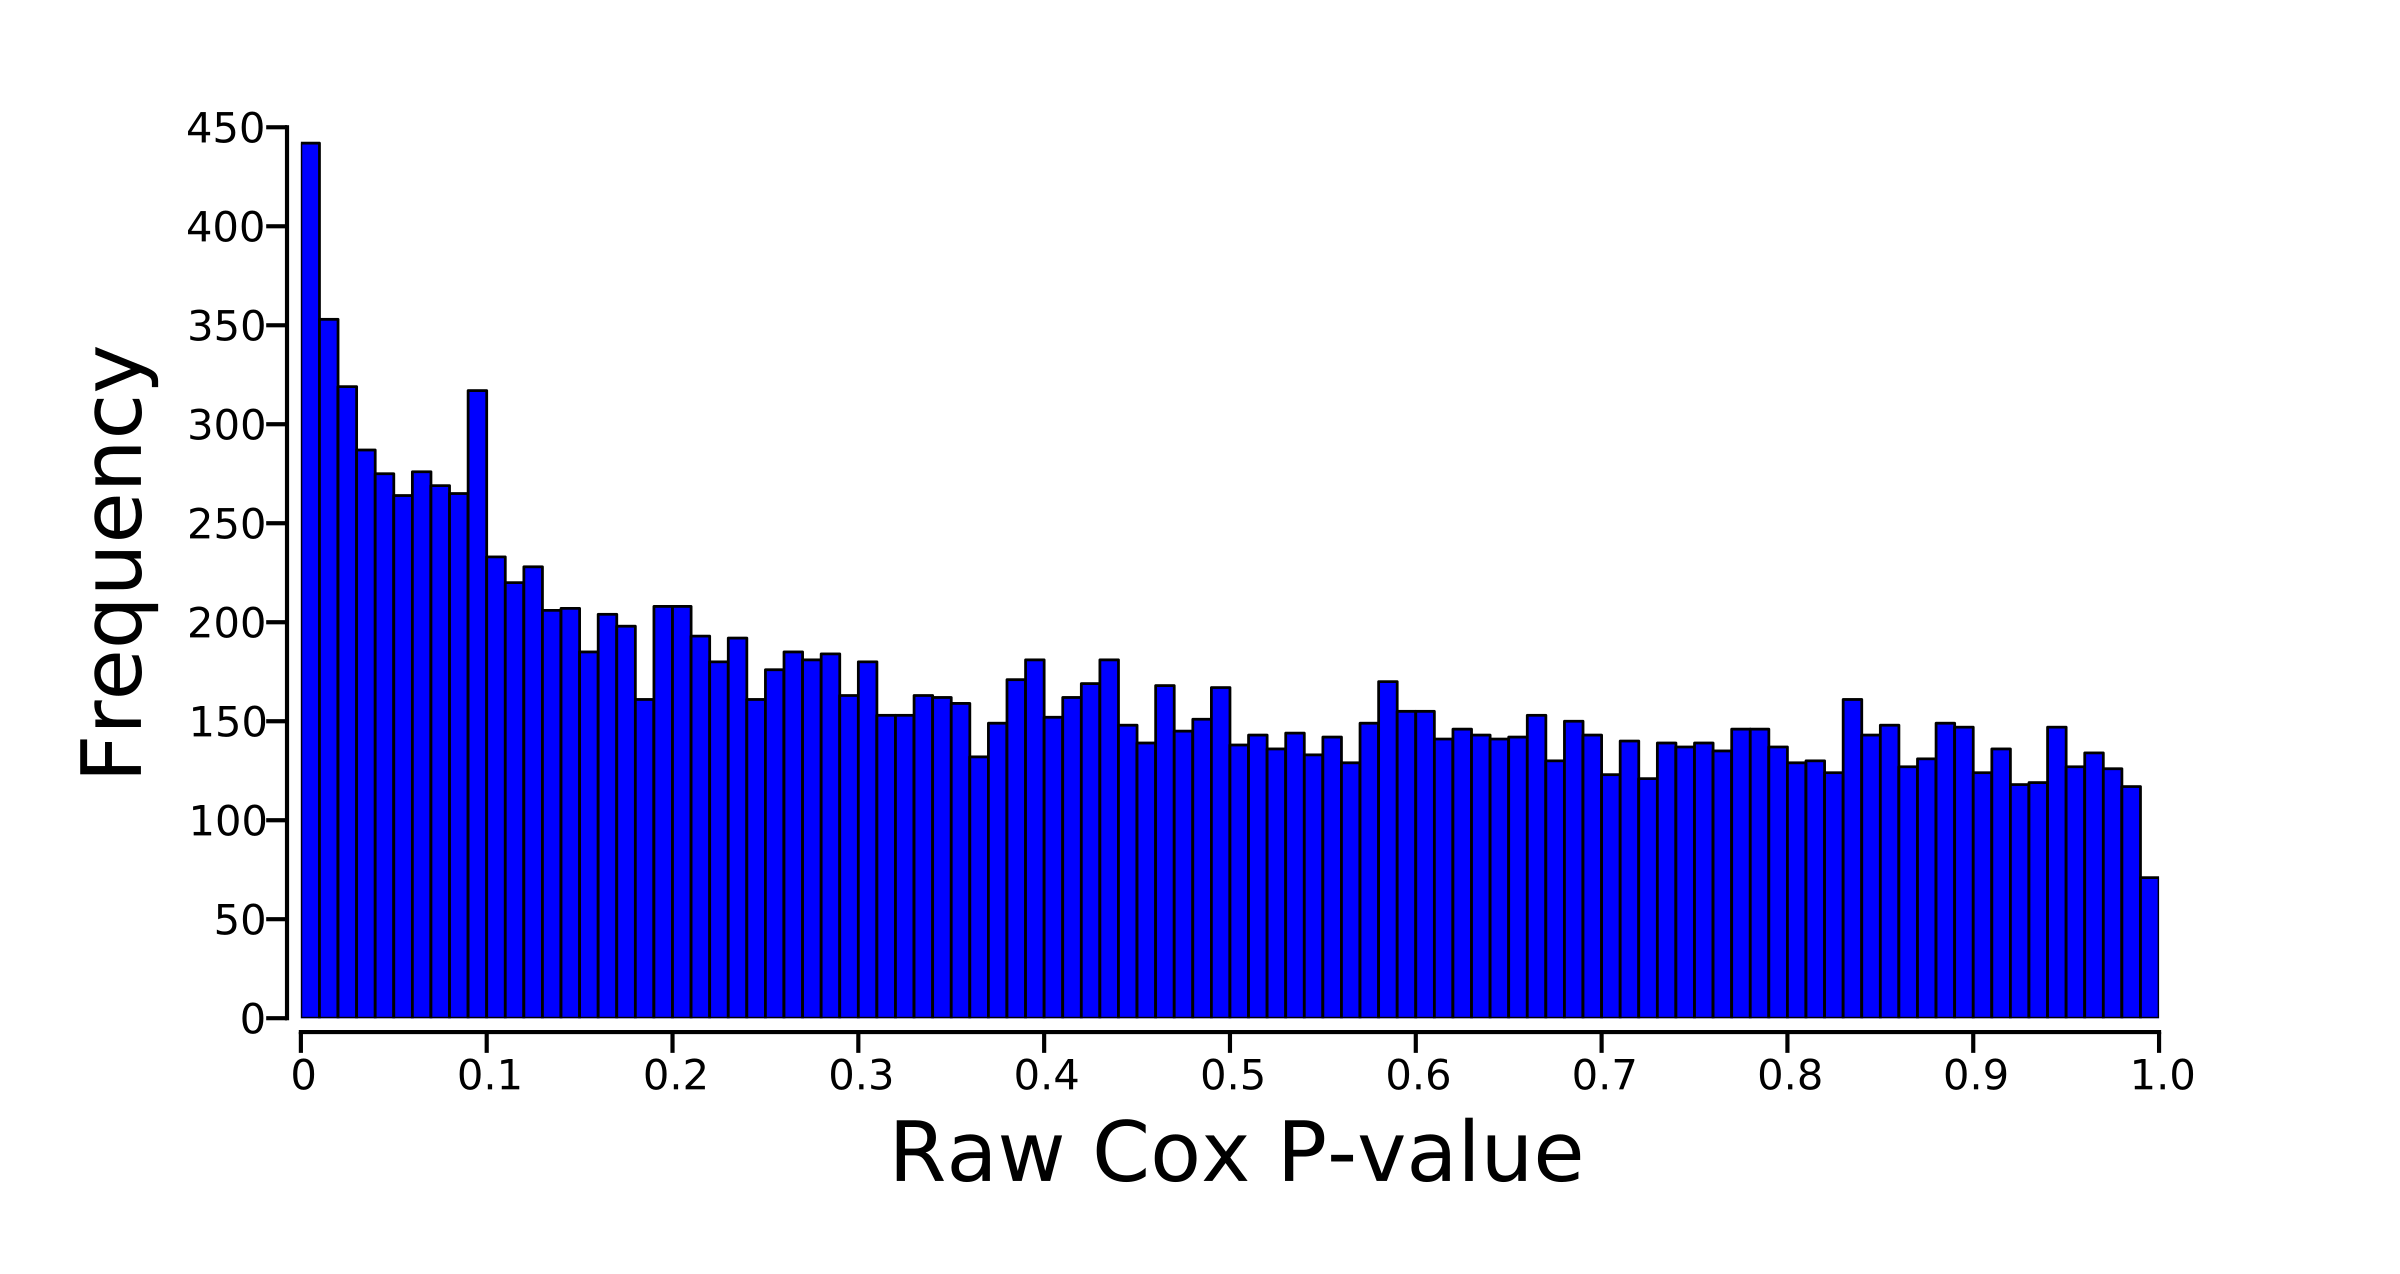

This figure's Python source:
##script for creating a histogram

## Load necessary modules
import pylab as plt
import numpy as np
import os
BASE_DIR = os.path.dirname(os.path.dirname(os.path.dirname(os.path.dirname(os.path.abspath(__file__)))))
f=open(os.path.join(BASE_DIR,'cox_regression','LUSC','coeffs_normalized_pvalues_adjusted.txt'))
data=[i.strip().split() for i in f]
ids,coeffs,normalized,pvalues,adjusted=zip(*data)

pvalues=map(float,pvalues)

##decide how man bins, 100 is the maximum possible due to only having two sig figs
number=100.0

counts={}

##use a dictionary to populate the bins
for i in range(int(number)):
    for j in pvalues:
        if i/number<j<=(i+1)/number:
            counts[i]=counts.get(i,0)+1

##convert the dictionary to a list
mylist=zip(counts.keys(),counts.values())

##sort the list so that the bins are in order
mylist.sort()



##plot the data with pylab
fig = plt.figure()
ax = fig.add_subplot(111)
fig.subplots_adjust(bottom=.2)

ax.bar([i[0]/number for i in mylist],[i[1] for i in mylist],color='b',width=1/number,linewidth=2.0)
ax.set_xlim((0,1))

for item in ax.get_yticklabels():
        item.set_fontsize(30)

for item in ax.get_xticklabels():
        item.set_fontsize(30)

ax.tick_params(axis='x',length=15,width=3,direction='out',labelsize=30)
ax.tick_params(axis='y',length=15,width=3,direction='out',labelsize=30)
ax.spines['top'].set_visible(False)
ax.spines['right'].set_visible(False)
ax.spines['left'].set_linewidth(3)
ax.spines['bottom'].set_linewidth(3)
ax.spines['bottom'].set_position(['outward',10])
ax.spines['left'].set_position(['outward',10])
ax.xaxis.set_ticks_position('bottom')
ax.yaxis.set_ticks_position('left')
ax.set_xticks([i/10.0 for i in range(0,11)])
ax.set_xticklabels(['0']+[str(i/10.0) for i in range(1,11)])
ax.set_ylabel('Frequency',fontsize=60,labelpad=20)
ax.set_xlabel('Raw Cox P-value',fontsize=60,labelpad=20)
plt.show()
